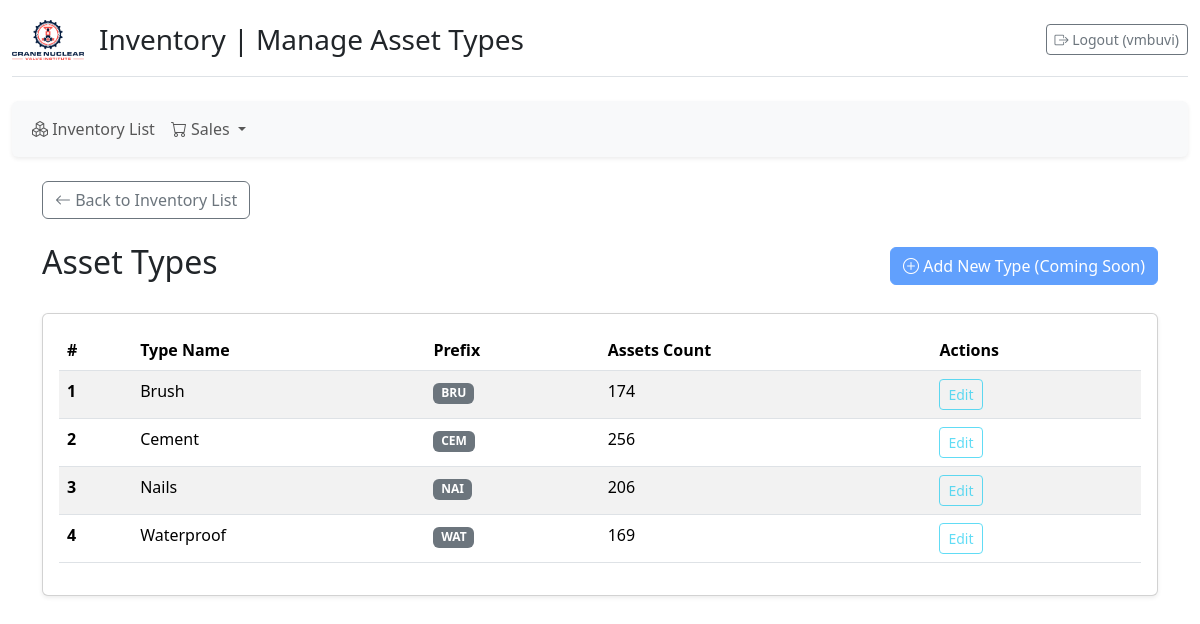
The app's page /types/ (signed in) with its own data.
### inventory/models.py (models this page shows, shortened)
class AssetType(models.Model):
    name = models.CharField(max_length=50, unique=True)
    prefix = models.CharField(max_length=10, unique=True, default='AS') # <--- ADD THIS FIELD
    image = models.ImageField(upload_to='asset_type_images/',
                              null=True,
                              blank=True)

### inventory/views.py (the view)
# urls.py: path('types/', views.asset_type_list_view, name='asset_type_list'), # <-- ADD THIS
@login_required
def asset_type_list_view(request):
    asset_types = AssetType.objects.all().order_by('name')
    context = {
        'asset_types': asset_types,
        'title': 'Manage Asset Types'
    }
    return render(request, 'inventory/asset_type_list.html', context)

### inventory/templates/inventory/asset_type_list.html (shortened to what this page needs)
{% extends "base.html" %}
{% load static %}
{% block header_title %}Inventory | Manage Asset Types{% endblock %}
{% block content %}
<div class="container mt-4 mb-5">
    <a href="{% url 'asset_list' %}" class="btn btn-outline-secondary mb-4">
        <i class="bi bi-arrow-left"></i> Back to Inventory List
    </a>
    <div class="d-flex justify-content-between align-items-center mb-4">
        <h2>Asset Types</h2>
        <button class="btn btn-primary" disabled>
            <i class="bi bi-plus-circle"></i> Add New Type (Coming Soon)
        </button>
    </div>
    <div class="card shadow-sm">
        <div class="card-body">
            <table class="table table-striped table-hover">
                <thead>
                    <tr>
                        <th scope="col">#</th>
                        <th scope="col">Type Name</th>
                        <th scope="col">Prefix</th>
                        <th scope="col">Assets Count</th>
                        <th scope="col">Actions</th>
                    </tr>
                </thead>
                <tbody>
                    {% for asset_type in asset_types %}
                    <tr>
                        <th scope="row">{{ forloop.counter }}</th>
                        <td>{{ asset_type.name }}</td>
                        <td><span class="badge bg-secondary">{{ asset_type.prefix }}</span></td>
                        <td>{{ asset_type.hardwareasset_set.count }}</td>
                        <td>
                            <button class="btn btn-sm btn-outline-info" disabled>Edit</button>
                        </td>
                    </tr>
                    {% empty %}
                    <tr>
                        <td colspan="5" class="text-center text-muted">No asset types have been defined yet.</td>
                    </tr>
                    {% endfor %}
                </tbody>
            </table>
        </div>
    </div>
</div>
{% endblock content %}

### inventory/templates/base.html (shortened to what this page needs)
{% load static %}
<!DOCTYPE html>
<html lang="en">
<head>
    <link href="https://cdn.jsdelivr.net/npm/bootstrap@5.3.3/dist/css/bootstrap.min.css"
          rel="stylesheet"
>
    <link rel="stylesheet" href="https://cdn.jsdelivr.net/npm/bootstrap-icons@1.11.3/font/bootstrap-icons.min.css">
</head>
<body>
    <div class="container-fluid">
        <div class="d-flex align-items-center justify-content-between mb-4 border-bottom pb-3">
            <div class="d-flex align-items-center">
                <img src="{% static 'Company_Logos/Crane-Nuclear-Valve-Institute-1.png' %}" alt="Logo" class="header-logo">
                <h1 class="h3 mb-0">{% block header_title %}Nuclear General Hardware | Inventory List{% endblock %}</h1>
            </div>
            {% if user.is_authenticated %}
                <form action="{% url 'logout' %}" method="post" class="d-inline">
                    <button type="submit" class="btn btn-sm btn-outline-secondary">
                        <i class="bi bi-box-arrow-right"></i> Logout ({{ user.username }})
                    </button>
                </form>
            {% endif %}
        </div>
        {% if user.is_authenticated %}
        <nav class="navbar navbar-expand-lg navbar-light bg-light mb-4 shadow-sm rounded">
            <div class="container-fluid">
                <div class="collapse navbar-collapse" id="navbarNav">
                    <ul class="navbar-nav me-auto">
                        <li class="nav-item">
                            <a class="nav-link" href="{% url 'asset_list' %}">
                                <i class="bi bi-boxes"></i> Inventory List
                            </a>
                        </li>
                        <li class="nav-item dropdown">
                            <a class="nav-link dropdown-toggle" href="#" id="salesDropdown" role="button" data-bs-toggle="dropdown" aria-expanded="false">
                                <i class="bi bi-cart"></i> Sales
                            </a>
                        </li>
                    </ul>
                </div>
            </div>
        </nav>
        {% endif %}
        {% block content %}
        {% endblock content %}
    </div>
</body>
</html>

### inventory/templates/base.html (style rules this page uses)
body { padding-top: 20px; }
.header-logo { max-height: 40px; margin-right: 15px; }

### records on screen
AssetType: name "Brush", prefix "BRU", hardwareasset_set.count "174"
AssetType: name "Cement", prefix "CEM", hardwareasset_set.count "256"
AssetType: name "Nails", prefix "NAI", hardwareasset_set.count "206"
AssetType: name "Waterproof", prefix "WAT", hardwareasset_set.count "169"

### other values on screen
{{ user.username }} "vmbuvi"
